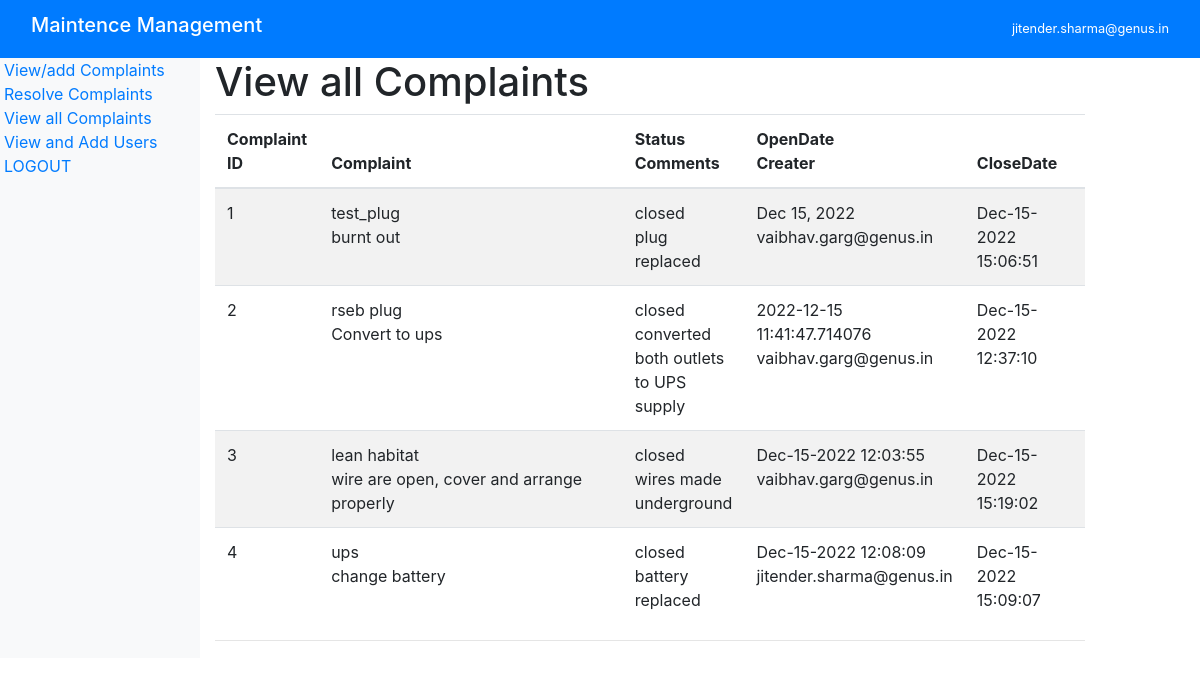
/ViewComplaint (signed in), run on the app's committed database.
### tables this page shows
CREATE TABLE users (
        user_id INTEGER PRIMARY KEY AUTOINCREMENT,
        email TEXT,
        salC NUMERIC,
        role TEXT,
        active BOOLEAN
    );

CREATE TABLE "complaints" (
	"complaint_id"	INTEGER,
	"user_id"	INTEGER,
	"about"	TEXT,
	"complaint"	TEXT,
	"status"	TEXT,
	"opendate"	DATE,
	"closedate"	DATE,
	"comments"	TEXT,
	PRIMARY KEY("complaint_id" AUTOINCREMENT),
	FOREIGN KEY("user_id") REFERENCES "users"("user_id")
);

### MMS.py (the view)
@app.route("/ViewComplaint", methods=["GET"])
@login_required
def ViewComplaint():
    if current_user.role != "admin":
        return abort(401)
    conn = sqlite3.connect("maint.db")
    c = conn.cursor()
    c.execute(
        """
    select u.email, cp.complaint_id, cp.about, cp.complaint, cp.status, cp.opendate, cp.closedate, cp.comments
    from complaints cp inner join users u on u.user_id = cp.user_id
    """
    )
    complaints = c.fetchall()
    conn.close()
    return render_template("ViewAll.html", complaints=complaints)

### MMS.py (called while the page is built)
@login_manager.user_loader
def user_loader(email):
    conn = sqlite3.connect("maint.db")
    c = conn.cursor()
    c.execute(
        "SELECT * FROM users WHERE email=?",
        (email,),
    )
    user = c.fetchone()
    conn.close()
    if user:
        role = user[3]
        active = user[4]
        user = User()
        user.id = email
        user.role = role
        user.active = active
        return user
    return None

### templates/ViewAll.html (shortened to what this page needs)
{%extends "layout.html" %}
{% block content %}
<h1> View all Complaints</h1>
<table id=table1 style="width: auto;" class="table table-striped">
    <thead>
        <tr>
            <th style="width: 10%">Complaint ID </th>
            <th style="width: 50%">Complaint </th>
            <th style="width: 10%">Status <br> Comments</th>
            <th style="width: 15%">OpenDate<br> Creater</th>
            <th style="width: 15%">CloseDate</th>
        </tr>
    </thead>
    {% for item in complaints%}
    <tr>
        {% if item[4] == 'open' %}
        <td style="color: red;">{{item[1]}} </td>
        <td style="color: red;">{{item[2]}} <br> {{item[3]}}</td>
        {% else %}
        <td>{{item[1]}} </td>
        <td>{{item[2]}} <br> {{item[3]}}</td>
        {% endif %}
        <td>{{item[4]}} <br> {{item[7]}}</td>
        <td>{{item[5]}} <br>{{item[0]}}</td>
        <td>{{item[6]}} </td>
    </tr>
    {%endfor%}
</table>
<hr>
{% endblock content %}

### templates/layout.html (shortened to what this page needs)
<!DOCTYPE html>
<html lang="en">
<head>
    <link rel="stylesheet" type="text/css"
        href="https://cdnjs.cloudflare.com/ajax/libs/datatables/1.10.16/css/jquery.dataTables.min.css" />
    <link rel="stylesheet" type="text/css"
        href="https://cdnjs.cloudflare.com/ajax/libs/datatables/1.10.16/css/dataTables.bootstrap4.min.css" />
    <link rel="stylesheet" type="text/css"
        href="https://cdn.datatables.net/buttons/2.0.1/css/buttons.dataTables.min.css">
    <link rel="stylesheet" type="text/css"
        href="https://cdnjs.cloudflare.com/ajax/libs/bootstrap/4.5.3/css/bootstrap.min.css">
</head>
<body>
    <nav class="navbar navbar-dark bg-primary sticky-top">
        <div class="container-fluid">
            <a href="/about" class="navbar-brand">
                <h5>Maintence Management</h5>
            </a>
            <small class="ml-auto text-white">{{ current_user.id}}</small> <br>
        </div>
    </nav>
    <div class="container-fluid">
        <div class="row" style="min-height:600px">
            <div class="col-2 px-1 bg-light" id="sticky-sidebar">
                <div class="position-fixed">
                    <a href="/AddComplaint">View/add Complaints</a><br>
                    <a href="/ResolveComplaint">Resolve Complaints</a><br>
                    <a href="/ViewComplaint">View all Complaints</a><br>
                    <a href="/AddUsers">View and Add Users</a><br>
                    <a href="/logout"> LOGOUT</a>
                </div>
            </div>
            <div class="col-9" id="main">
                {% block content %}{% endblock %}
            </div>
        </div>
    </div>
</body>
</html>

### data on the page
users: id "jitender.sharma@genus.in"
complaints: complaint_id "1", about "test_plug", complaint "burnt out", status "closed", comments "plug replaced", opendate "Dec 15, 2022", email "vaibhav.garg@genus.in", closedate "Dec-15-2022 15:06:51"
complaints: complaint_id "2", about "rseb plug", complaint "Convert to ups", status "closed", comments "converted both outlets to UPS supply", opendate "2022-12-15 11:41:47.714076", email "vaibhav.garg@genus.in", closedate "Dec-15-2022 12:37:10"
complaints: complaint_id "3", about "lean habitat", complaint "wire are open, cover and arrange properly", status "closed", comments "wires made underground", opendate "Dec-15-2022 12:03:55", email "vaibhav.garg@genus.in", closedate "Dec-15-2022 15:19:02"
complaints: complaint_id "4", about "ups", complaint "change battery", status "closed", comments "battery replaced", opendate "Dec-15-2022 12:08:09", email "jitender.sharma@genus.in", closedate "Dec-15-2022 15:09:07"
